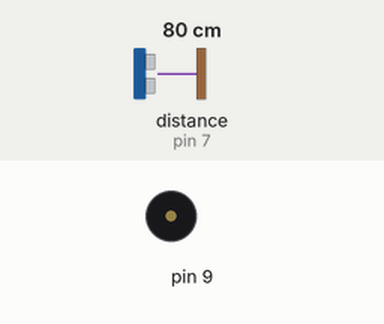
Simulated run of this sketch. Board: Arduino Uno, built with avr-gcc and run on an emulated ATmega328P. Parts: buzzer (waves = sounding). Wiring (inferred from the names in the program): ultrasonic range finder: trigger pin 7; echo pin 7. The inputs (shaded band) are chosen by the test bench; at power-on: distance to the obstacle (sensor on pin 7) 80 cm. The echo pulse lasts 58.3 µs per cm; what the sketch prints to the serial monitor is not drawn.

Above: at 0.06 s.
Timing chart, 0 to 3.0 s (numbered marks = the images above):
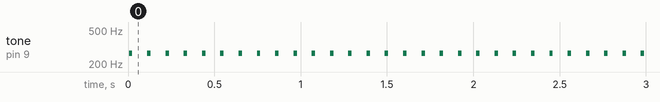

The sketch:

arduino_distance_sound_sensing.ino
```cpp
int pingPin = 7;

// variable to calibrate low value (cm)
int distLow = 0;

// variable to calibrate high value (cm)
int distHigh = 300;

void setup() {
  // initialize serial communication at 9600 bits per second:
  Serial.begin(9600);
}

// the loop routine runs over and over again forever:
void loop() {

  long duration, inches, cm;

  pinMode(pingPin, OUTPUT);
  digitalWrite(pingPin, LOW);
  delayMicroseconds(2);
  digitalWrite(pingPin, HIGH);
  delayMicroseconds(5);
  digitalWrite(pingPin, LOW);

  pinMode(pingPin, INPUT);
  duration = pulseIn(pingPin, HIGH);

  // convert the time into a distance
  inches = microsecondsToInches(duration);
  cm = microsecondsToCentimeters(duration);

  // print out the value you read:
  Serial.print(inches);
  Serial.print("in, ");
  Serial.print(cm);
  Serial.print("cm");
  Serial.println();

  int pitch = map(cm, distLow, distHigh, 0, 1000);

  // play the tone for 20 ms on pin 8
  tone(9, pitch, 20);

  // wait for a moment
  delay(100);

}

long microsecondsToInches(long microseconds)
{
  // According to Parallax's datasheet for the PING))), there are
  // 73.746 microseconds per inch (i.e. sound travels at 1130 feet per
  // second).  This gives the distance travelled by the ping, outbound
  // and return, so we divide by 2 to get the distance of the obstacle.
  // See: http://www.parallax.com/dl/docs/prod/acc/28015-PING-v1.3.pdf
  return microseconds / 74 / 2;
}

long microsecondsToCentimeters(long microseconds)
{
  // The speed of sound is 340 m/s or 29 microseconds per centimeter.
  // The ping travels out and back, so to find the distance of the
  // object we take half of the distance travelled.
  return microseconds / 29 / 2;
}
```

Measured:
- by itself, tone on pin 9: alternates 266 Hz for 0.02 s and silent for 0.09 s
